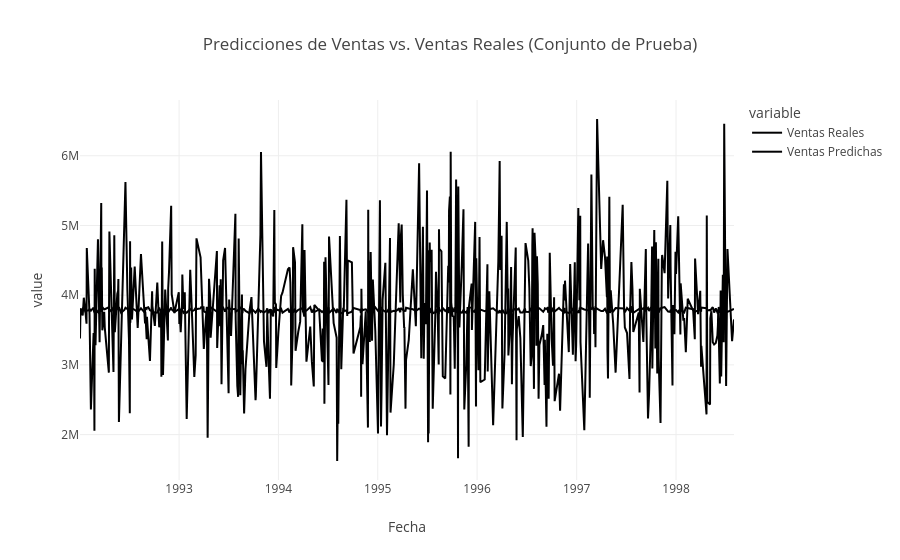

Write notebook code for a chart like this one.
### Code cell
# Se crea un gráfico de línea utilizando Plotly Express para visualizar las ventas reales y predichas en el conjunto de prueba.

px.line(predictions_df, x='Fecha', y=['Ventas Reales', 'Ventas Predichas'],
        title='Predicciones de Ventas vs. Ventas Reales (Conjunto de Prueba)', 
        render_mode='svg')

### Figure 1 — Plotly figure (JSON) as saved in the notebook; plotly's stock layout.template omitted (floating-point values rounded to 4 significant figures; data arrays with more than 128 entries replaced by an {"elided": "..."} marker saying what was removed)
{"data": [{"hovertemplate": "variable=Ventas Reales<br>Fecha=%{x}<br>value=%{y}<extra></extra>", "legendgroup": "Ventas Reales", "line": {"color": "#000001", "dash": "solid"}, "marker": {"symbol": "circle"}, "mode": "lines", "name": "Ventas Reales", "orientation": "v", "showlegend": true, "type": "scatter", "x": {"elided": "482 str values"}, "xaxis": "x", "y": {"elided": "482 float values"}, "yaxis": "y"}, {"hovertemplate": "variable=Ventas Predichas<br>Fecha=%{x}<br>value=%{y}<extra></extra>", "legendgroup": "Ventas Predichas", "line": {"color": "#000002", "dash": "solid"}, "marker": {"symbol": "circle"}, "mode": "lines", "name": "Ventas Predichas", "orientation": "v", "showlegend": true, "type": "scatter", "x": {"elided": "482 str values"}, "xaxis": "x", "y": {"elided": "482 float values"}, "yaxis": "y"}], "layout": {"legend": {"title": {"text": "variable"}, "tracegroupgap": 0}, "title": {"text": "Predicciones de Ventas vs. Ventas Reales (Conjunto de Prueba)"}, "xaxis": {"anchor": "y", "domain": [0, 1], "title": {"text": "Fecha"}}, "yaxis": {"anchor": "x", "domain": [0, 1], "title": {"text": "value"}}}}
